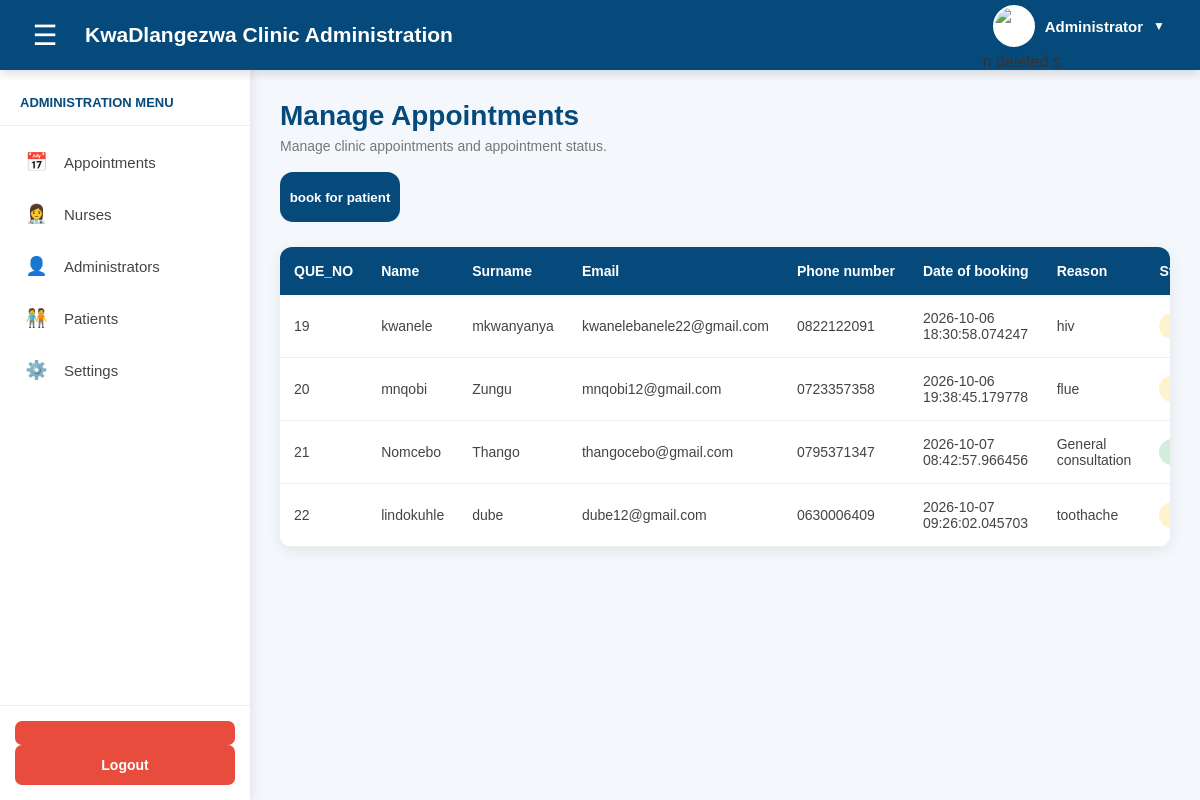
Page /dashboard (signed in) on the committed database.
### model.py (models this page shows)
class Appointments(db.Model):
    id = db.Column(
        db.Integer,
        primary_key=True
    )
    patient_id = db.Column(
        db.Integer,
        db.ForeignKey("patient.id"),
        nullable=True
    )
    name = db.Column(
        db.String(100),
        nullable=True
    )
    surname = db.Column(
        db.String(100),
        nullable=True
    )
    email = db.Column(
        db.String(100),
        nullable=True
    )
    phone_no = db.Column(
        db.String(100),
        nullable=True
    )
    reason = db.Column(
        db.String(100),
        nullable=True
    )
    status = db.Column(
        db.String(20),
        default="Pending",
        nullable=True
    )
    date_created = db.Column(
        db.DateTime,
        default=datetime.utcnow
    )
    patient = db.relationship(
        "Patient",
        backref="appointments"
    )

### main.py (the view)
@app.route("/dashboard")
def dashboard():
    if "user_id" not in session:
        return redirect(url_for("signin"))
    appointments = Appointments.query.all()
    return render_template(
        "dashboard.html",
        appointments=appointments
    )

### templates/dashboard.html (shortened to what this page needs)
{% extends "logged_base.html" %}
{% block body %}
<div class="appointments_page">
    <div class="appointments_header">
        <div>
            <h2>
                Manage Appointments
            </h2>
            <p>
                Manage clinic appointments and appointment status.
            </p>
            <br>
                <button class="book" onclick="window.location.href='{{url_for('book')}}'">
                    book for patient
                </button>
        </div>
    </div>
    <div class="table_container">
        <table class="Appointments_table">
            <thead>
                <tr>
                    <th>QUE_NO</th>
                    <th>Name</th>
                    <th>Surname</th>
                    <th>Email</th>
                    <th>Phone number</th>
                    <th>Date of booking</th>
                    <th>Reason</th>
                    <th>Status</th>
                </tr>
            </thead>
            <tbody>
                {% for appointment in appointments %}
                <tr>
                     <td>
                        {{ appointment.id }}
                    </td>
                    <td>
                        {{ appointment.name }}
                    </td>
                    <td>
                        {{ appointment.surname }}
                    </td>
                    <td>
                        {{ appointment.email }}
                    </td>
                    <td>
                        {{ appointment.phone_no }}
                    </td>
                    <td>
                        {{ appointment.date_created }}
                    </td>
                    <td>
                        {{ appointment.reason }}
                    </td>
                    <td>
                        {% set status = appointment.status|default('Pending', true)|lower %}
                        {% if status == 'pending' %}
                            <span class="status status-pending">
                            </span>
                        {% elif status == 'inprogress' %}
                            <span class="status status-confirmed">
                            </span>
                         {% elif status == 'confirmed' %}
                            <span class="status status-confirmed">
                                Confirmed
                            </span>
                        {% elif status == 'assessed' %}
                            <span class="status status-confirmed">
                                assessed
                            </span>
                        {% elif status == 'cancelled' %}
                            <span class="status status-cancelled">
                                Cancelled
                            </span>
                        {% elif status == 'rescheduled' %}
                            <span class="status status-rescheduled">
                                Rescheduled
                            </span>
                        {% else %}
                            <span class="status status-pending">
                                {{ appointment.status }}
                            </span>
                        {% endif %}
                    </td>
                </tr>
                {% endfor %}
            </tbody>
        </table>
    </div>
</div>
{% endblock %}

### templates/logged_base.html (style rules this page uses)
* { margin: 0; padding: 0; box-sizing: border-box; }
body { font-family: Arial, Helvetica, sans-serif; background-color: #f4f8fc; color: #333; }

### templates/dashboard.html (style rules this page uses)
.appointments_page { width: 100%; }
.appointments_header { display: flex; justify-content: space-between; align-items: center; margin-bottom: 25px; }
.appointments_header h2 { color: #064a7b; font-size: 28px; margin: 0; }
.appointments_header p { color: #777; margin-top: 6px; font-size: 14px; }
.table_container { background: white; border-radius: 12px; box-shadow: 0 4px 15px rgba(0, 0, 0, 0.08); overflow-x: auto; width: 100%; }
.Appointments_table { width: 100%; border-collapse: collapse; min-width: 1000px; }
.Appointments_table thead { background-color: #064a7b; color: white; }
.Appointments_table th { padding: 16px 14px; text-align: left; font-size: 14px; font-weight: 600; white-space: nowrap; }
.Appointments_table td { padding: 15px 14px; border-bottom: 1px solid #eeeeee; font-size: 14px; color: #444; vertical-align: middle; }
.status { display: inline-block; padding: 6px 12px; border-radius: 20px; font-size: 12px; font-weight: bold; text-transform: capitalize; min-width: 80px; text-align: center; }
.status-pending { background-color: #fff3cd; color: #856404; }
.status-confirmed { background-color: #d4edda; color: #155724; }
.book { height: 50px; width: 120px; background-color: #064a7b; text-decoration: none; cursor: pointer; font-family: Arial, Helvetica, sans-serif; transition: 0.2s; color: white; border: none; border-radius: 13px; font-weight: bold; }

### rows in the picture
Appointments: id "19", name "kwanele", surname "mkwanyanya", email "kwanelebanele22@gmail.com", phone_no "0822122091", date_created "2026-10-06 18:30:58.074247", reason "hiv"
Appointments: id "20", name "mnqobi", surname "Zungu", email "mnqobi12@gmail.com", phone_no "0723357358", date_created "2026-10-06 19:38:45.179778", reason "flue"
Appointments: id "21", name "Nomcebo", surname "Thango", email "thangocebo@gmail.com", phone_no "0795371347", date_created "2026-10-07 08:42:57.966456", reason "General consultation"
Appointments: id "22", name "lindokuhle", surname "dube", email "dube12@gmail.com", phone_no "0630006409", date_created "2026-10-07 09:26:02.045703", reason "toothache"
